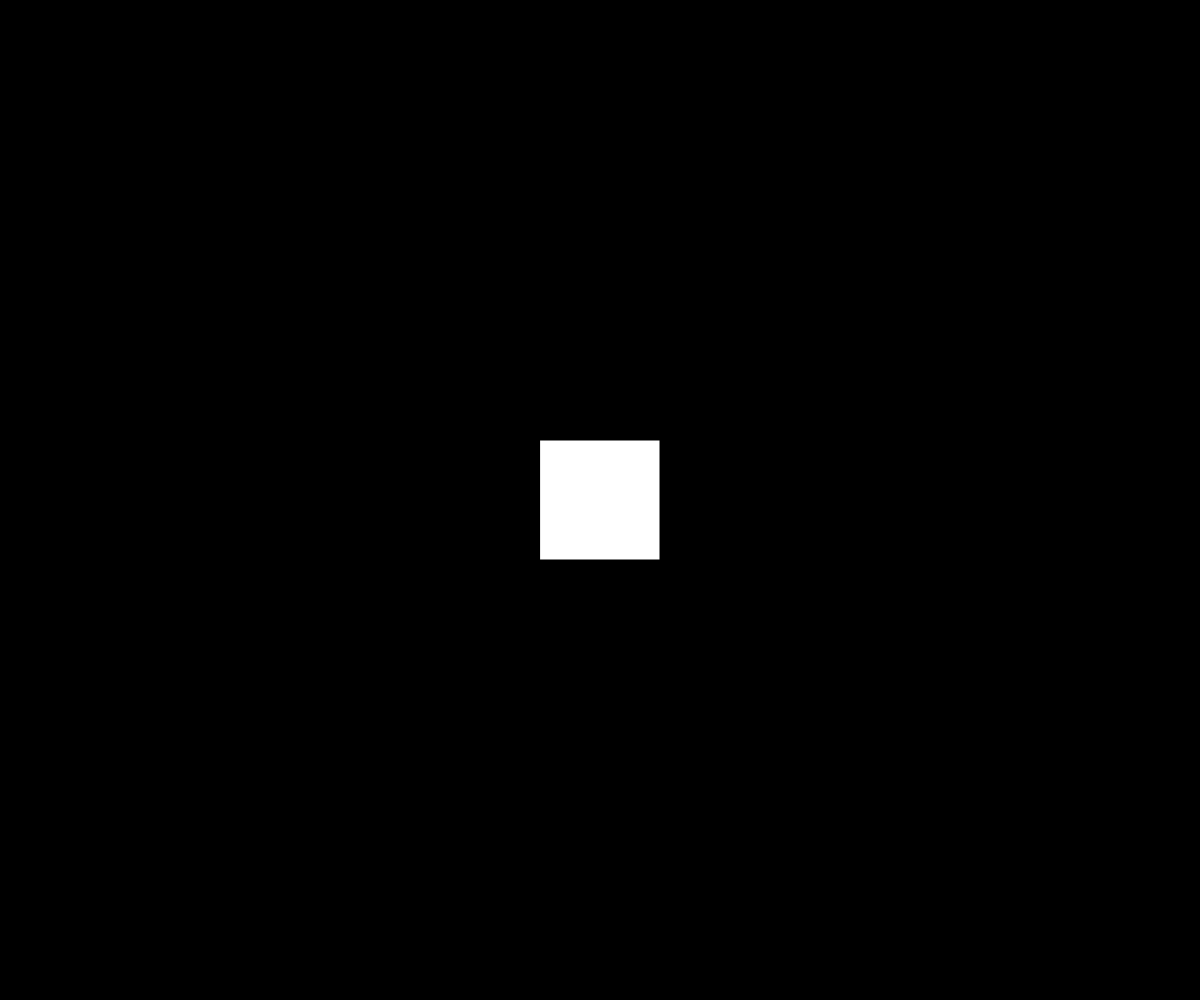
Frame 1 (no input)
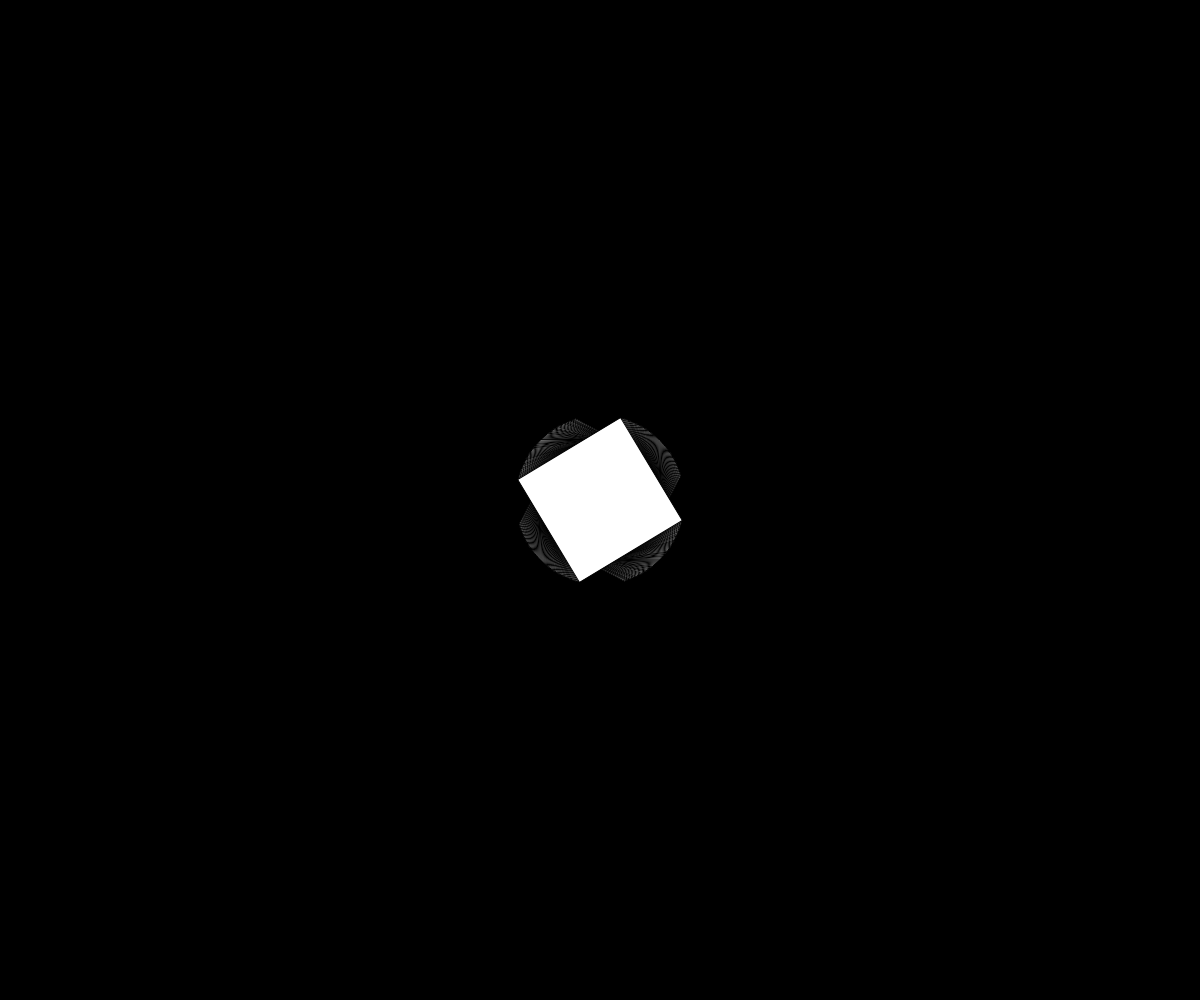
Frame 60 (no input)
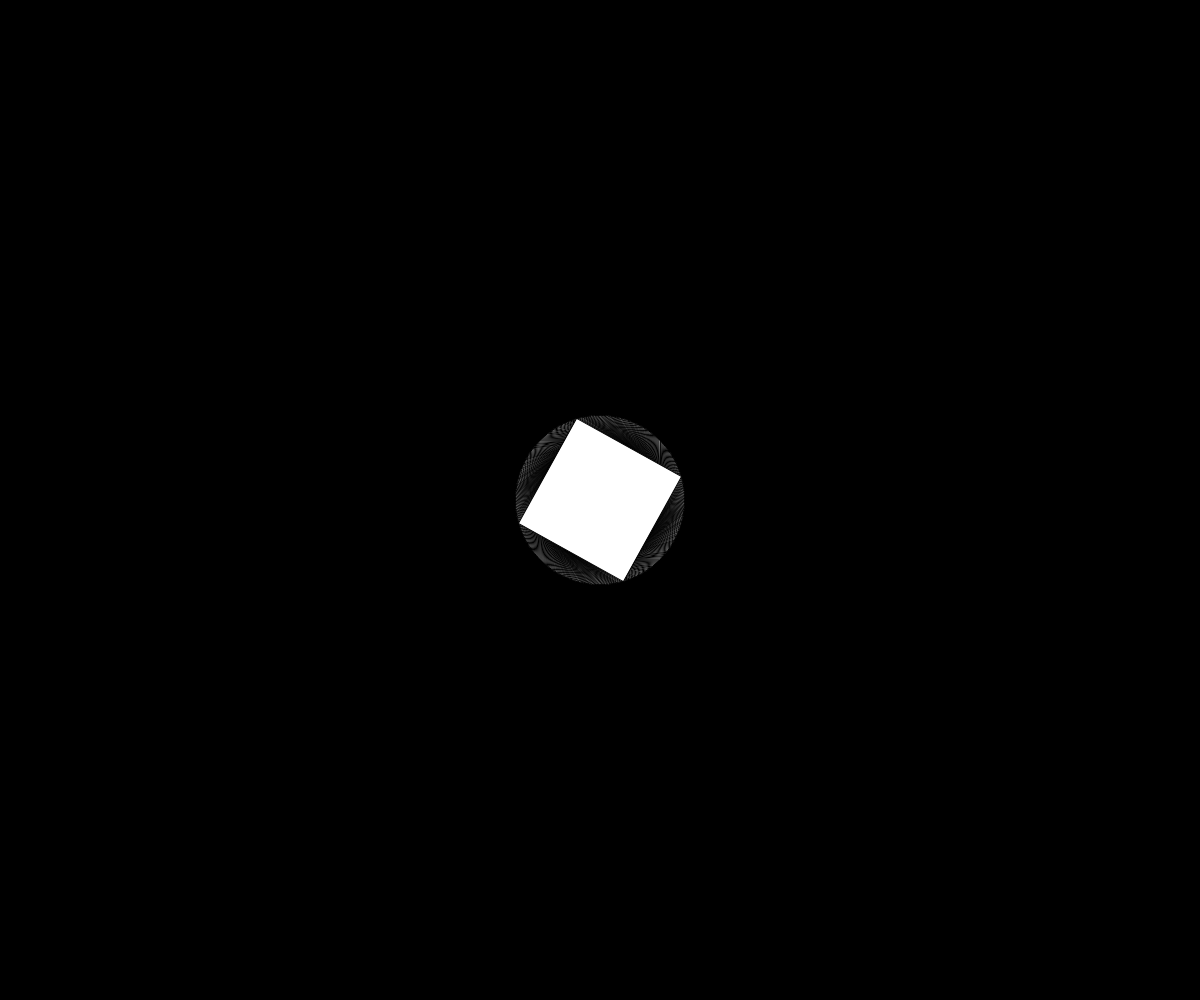
Frame 120 (the mouse pressed at the canvas centre since frame 60)

The p5.js sketch that drew these frames (run headless with seeded random() and noise() and a simulated clock; from frame 60 on, the mouse is pressed at the canvas centre):

// p5.js sketch
// ── sketch.js
// Project Title
// Your Name
// Date
//
// Extra for Experts:
// - describe what you did to take this project "above and beyond"

// Global Variables
let x, y;
let posList = [];
const NUM_SEGMENTS = 210;

function setup() {
  createCanvas(windowWidth, windowHeight);
  rectMode(CENTER); angleMode(DEGREES);
  x = width/2; y = height/2;
  for(let i = 0; i < NUM_SEGMENTS; i++){
    posList.push({x:x, y:y, r:frameCount});
  }
}

function renderSnake() {
  for(let p of posList){
    push();
    translate(p.x, p.y);
    rotate(p.r);
    square(0, 0 ,120);
    pop();
    p.r += 2;
  }
}

function move(){
  if(keyIsDown(LEFT_ARROW)) x -= 4;
  if(keyIsDown(RIGHT_ARROW)) x += 4;
  if(keyIsDown(UP_ARROW)) y -= 4;
  if(keyIsDown(DOWN_ARROW)) y += 4;
  
  posList.splice(0,1);
  posList.push({x:x, y:y, r:frameCount});
}

function draw() {
  background(0);
  renderSnake();
  move();
}
